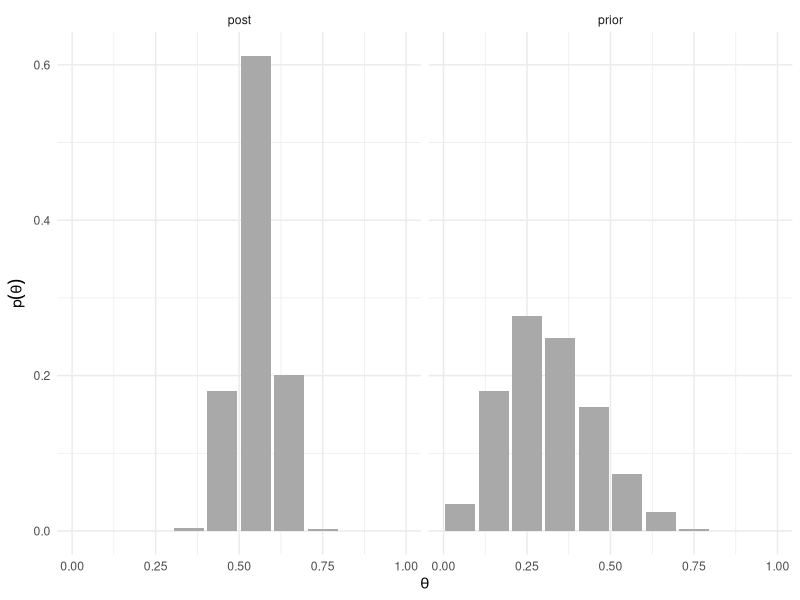
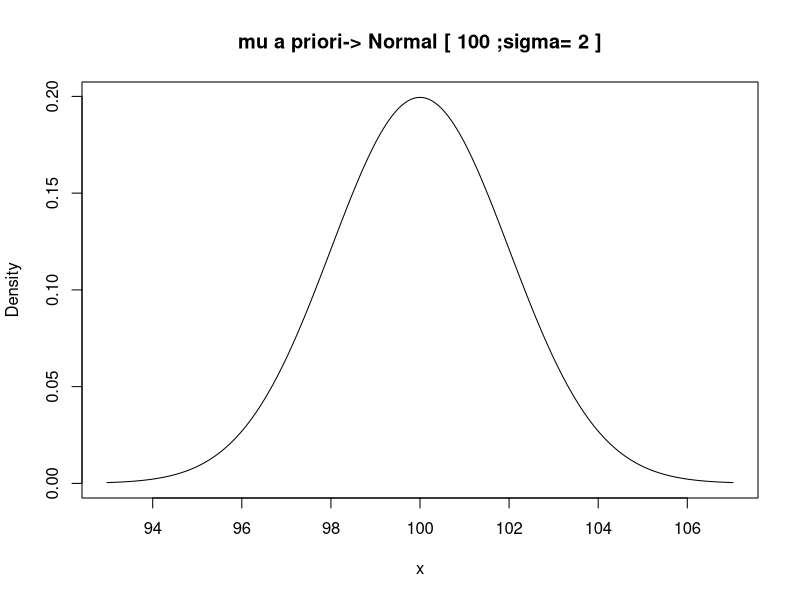
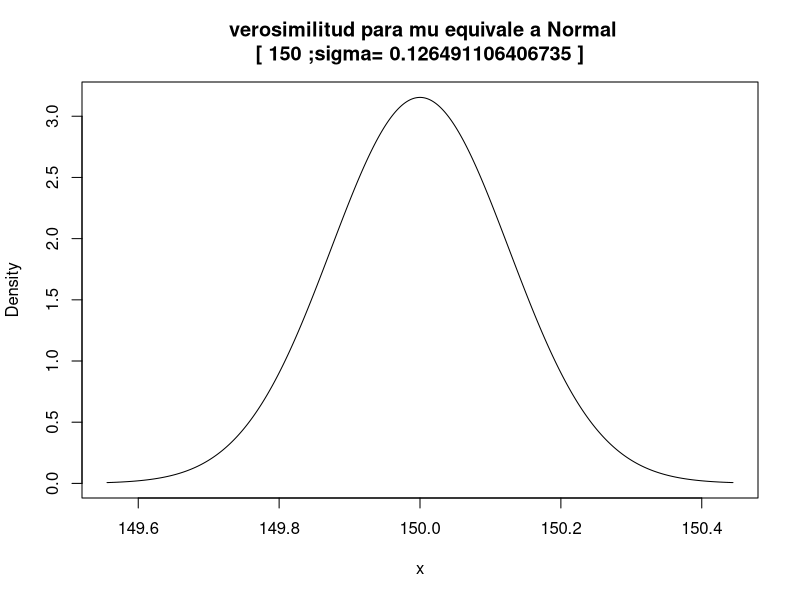
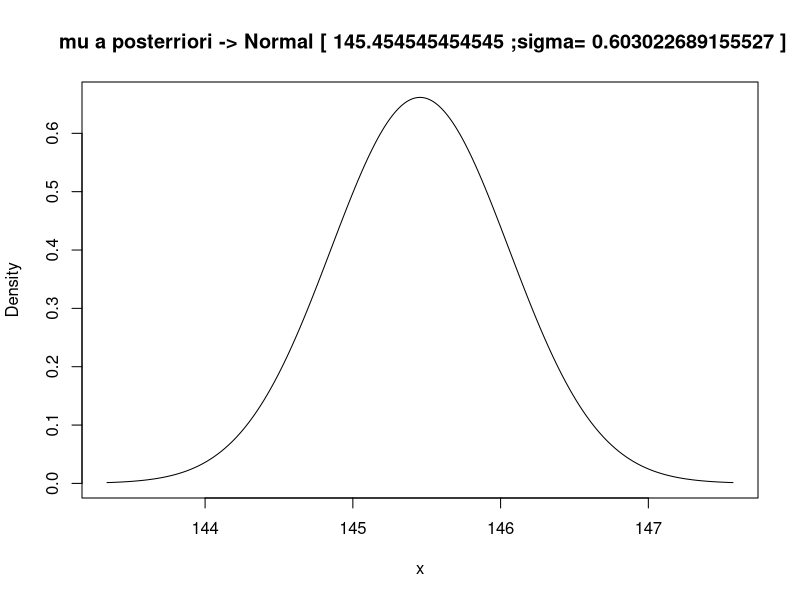
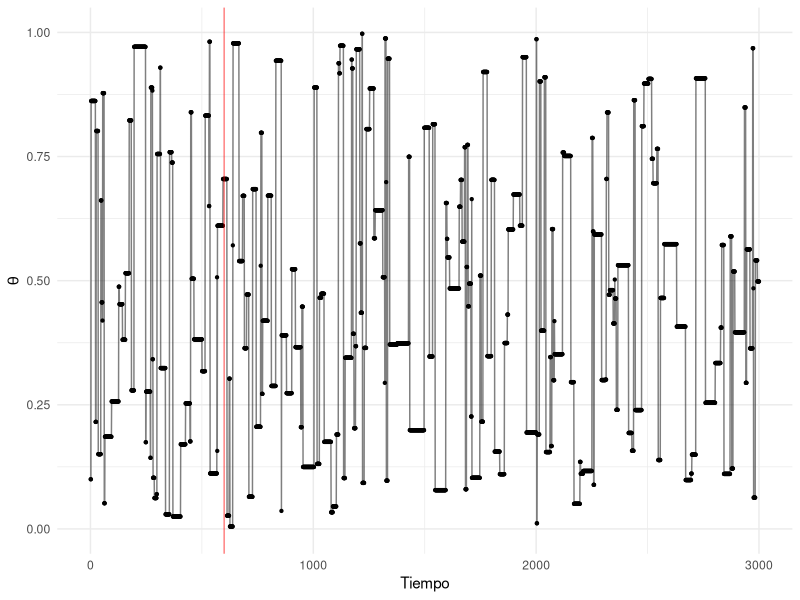

Here is the R script that generated these plots, in order:
## ---- chunk 1
knitr::opts_chunk$set(
    comment = "#>",
    collapse = TRUE, 
    fig.width=3, fig.height=3
)
comma <- function(x) format(x, digits = 2, big.mark = ",")
options(digits=3)

library(tidyverse)
library(gridExtra)
theme_set(theme_minimal())
## ---- chunk 2
30/50
## ---- chunk 3
theta <- seq(0.05,0.95, 0.1)
pesos.prior <- c(1, 5.2, 8, 7.2, 4.6, 2.1, 0.7, 0.1, 0, 0)
prior <- pesos.prior/sum(pesos.prior) 
prior_df <- data_frame(theta, prior = round(prior, 3))
prior_df

library(LearnBayes)
N <- 50 # parejas
z <- 30 # éxitos

# Verosimilitud
Like <- theta ^ z * (1 - theta) ^ (N - z)
product <- Like * prior

# Distribución posterior (normalizamos)
post <- product / sum(product)

dists <- bind_cols(prior_df, post = post)
round(dists, 3)

dists_l <- dists %>% 
  gather(dist, val, prior:post)

ggplot(dists_l, aes(x = theta, y = val)) +
  geom_bar(stat = "identity", fill = "darkgray") + 
  facet_wrap(~ dist) +
  labs(x = expression(theta), y = expression(p(theta))) 
## ---- chunk 4

N = 50; z = 30; a = 60; b = 40
#con Beta(60,40)
p1<-beta(z+a,N-z+b)/beta(a,b)
#modelo 60,40
p1

N = 50; z = 30; a = 50; b =50
#con Beta(50,50)
p2<-beta(z+a,N-z+b)/beta(a,b)
#modelo 50,50
p2

#Factor de Bayes:
p1/p2

## ---- chunk 5
#varianza de la población conocida
sigma2=8
tau=1/8
#a priori
media0=100
varianza0=4
sd0=sqrt(varianza0)
tau0=1/4
.x <- seq(media0-3.5126*sd0, media0+3.5126*sd0, length.out=1000)
plot(.x, dnorm(.x, mean=media0, sd=2), type="l", xlab="x",
 ylab="Density",
 main=paste("mu a priori-> Normal [",media0,";sigma=",sd0, "]"))
remove(.x)
#muestra
n=20
mediamuestral=150
varianzamuestral=25
# equivalencia de la verosimilitud
varequival=sigma2/(n*varianzamuestral)
sdequival=sqrt(varequival)
.x <- seq(mediamuestral-3.5126*sdequival, mediamuestral+3.5126*sdequival,
length.out=1000)
plot(.x, dnorm(.x, mean=mediamuestral, sd=sdequival), type="l", xlab="x",
 ylab="Density",
 main=paste(" verosimilitud para mu equivale a Normal
[",mediamuestral,";sigma=",sdequival, "]"))
remove(.x)
## a posteriori
media1=(tau0*media0+n*tau*mediamuestral)/(tau0+n*tau)
tau1=tau0+n*tau
sd1=sqrt(1/tau1)
.x <- seq(media1-3.5126*sd1, media1+3.5126*sd1, length.out=1000)
plot(.x, dnorm(.x, mean=media1, sd=sd1), type="l", xlab="x",
 ylab="Density",
 main=paste(" mu a posterriori -> Normal [",media1,";sigma=",sd1, "]"))
remove(.x)
## ---- chunk 6
prior <- function(mu, tau){
  function(theta){
    dnorm(theta, mean=mu, sd=tau)
  }
}

## ---- chunk 7
mi_prior<-prior(150,15)
## ---- chunk 8
# S: sum x_i, S2: sum x_i^2, N: número obs.
likeNorm <- function(S, S2, N){
  function(theta){
    
    (1/((2*pi*20**2)**(N/2)))*exp((-1/(2*20**2))*(S2-2*theta*S+N*theta**2))
    
  }
}
## ---- chunk 9
mi_like<-likeNorm(13000,1700000,100)
## ---- chunk 10
postRelProb <- function(theta){
  mi_like(theta) * mi_prior(theta)
}
## ---- chunk 11
library(ggplot2)
# para cada paso decidimos el movimiento de acuerdo a la siguiente función
caminaAleat <- function(theta){ # theta: valor actual
  salto_prop <- rnorm(1, 0, sd = 5) # salto propuesto
  theta_prop <- theta + salto_prop # theta propuesta
  if(theta_prop < 0 | theta_prop > 1){ # si el salto implica salir del dominio
    return(theta)
  }
  u <- runif(1) 
  p_move <-  min(ifelse(postRelProb(theta)!=0,postRelProb(theta_prop) / postRelProb(theta),1.1), 1) # prob mover
  print(p_move)
  if(p_move  > u){
    return(theta_prop) # aceptar valor propuesto
  }
  else{
    return(theta) # rechazar
  }
}

set.seed(47405)

pasos <- 6000
camino <- numeric(pasos) # vector que guardará las simulaciones
camino[1] <- 0.1 # valor inicial

# Generamos la caminata aleatoria
for (j in 2:pasos){
  camino[j] <- caminaAleat(camino[j - 1])
}

caminata <- data.frame(pasos = 1:pasos, theta = camino)

ggplot(caminata[1:3000, ], aes(x = pasos, y = theta)) +
  geom_point(size = 0.8) +
  geom_path(alpha = 0.5) +
  scale_y_continuous(expression(theta), limits = c(0, 1)) +
  scale_x_continuous("Tiempo") +
  geom_vline(xintercept = 600, color = "red", alpha = 0.5)
